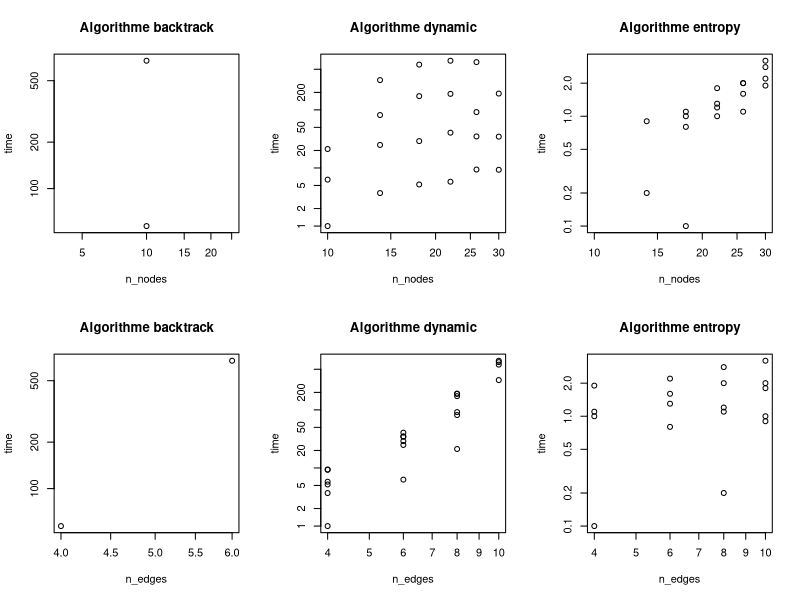
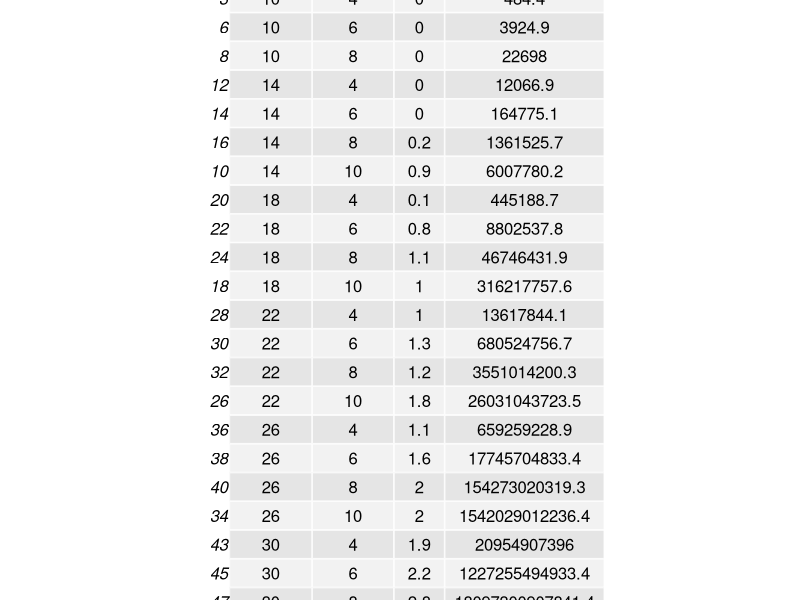
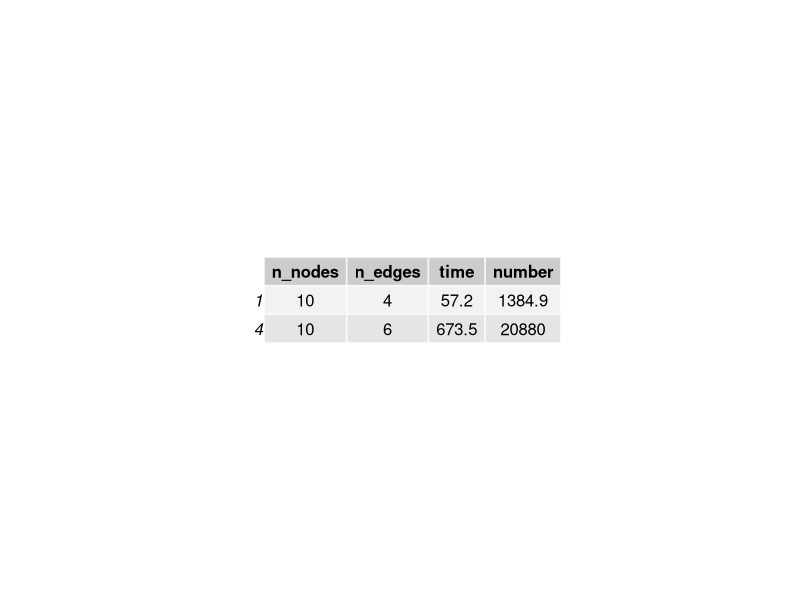
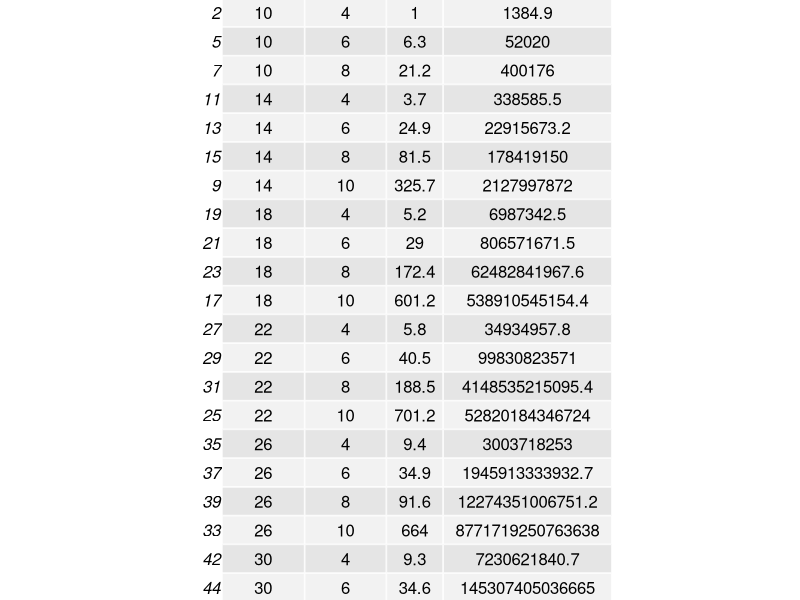

Source code (R) for these figures, in order:
#!/usr/local/bin/Rscript
library(gridExtra)
write_csv <- function(algo, data=avg)
{
	# Select rows where algo == algo
	table <- avgs[
					  avgs["algo"] == algo, # Select rows
					  c("n_nodes", "n_edges",  "time", "number") # select columns
				  ]

	# Print table to console
	print(paste(c("Algo ", algo), collapse=" "))
	print(table, row.names=FALSE)

	# Write table to csv file
	filename = paste(c("Data/",algo, ".csv"), collapse="")
	write.table(table, filename, row.names=FALSE)

	# Save pdf of the table
	title <- paste(c("Data/Moyennes_", algo,".pdf"), collapse="")
	pdf(title)
	grid.table(table)
	dev.off()
}

plot_page <- function(filename="Graphs/Graph.pdf", data=df)
{
	pdf(filename, width=7.5, height=4)
	par(mfrow=c(2,3))
	# Do each graph except for (Algo=counting, Series=2)
	for(algo in c("backtrack","dynamic","entropy")){
		title <- paste(c("Algorithme ", algo), collapse="")
		to_plot <- data[data["algo"]==algo,][,c("n_nodes","time")]
		plot(to_plot,log="xy",main=title)
	}
	for(algo in c("backtrack","dynamic","entropy")){
		title <- paste(c("Algorithme ", algo), collapse="")
		to_plot <- data[data["algo"]==algo,][,c("n_edges","time")]
		plot(to_plot,log="xy",main=title)
	}
	dev.off()
}


# Read the raw data
df <- read.table("Data/master_data.csv", header = TRUE, sep = ",")

# Aggregate the data with averages for same (series, algorithm)
avgs <- aggregate( df[c("time", "number")], by=df[c("algo","n_nodes","n_edges","series")], mean)
avgs <- avgs[order( avgs[,"n_nodes"], avgs[,"n_edges"]),]
avgs$ratio_edge <- avgs$time / avgs$n_edges
avgs$ratio_node <- avgs$time / avgs$n_nodes

# Make a log-log graph
plot_page(filename="Graphs/avg-loglog.pdf", data=avgs)

# Write the csv's and the
for(algo in c("entropy", "backtrack", "dynamic")){
	write_csv(algo=algo, data=avgs)
}
avgs
